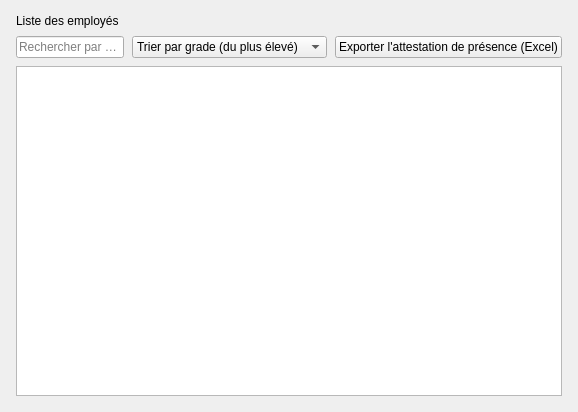
                   <widget class="QFrame" name="frmListeEmpl">
                    <property name="panel" stdset="0">
                     <bool>true</bool>
                    </property>
                    <layout class="QVBoxLayout" name="lay46">
                     <property name="spacing">
                      <number>8</number>
                     </property>
                     <property name="leftMargin">
                      <number>16</number>
                     </property>
                     <property name="topMargin">
                      <number>14</number>
                     </property>
                     <property name="rightMargin">
                      <number>16</number>
                     </property>
                     <property name="bottomMargin">
                      <number>16</number>
                     </property>
                     <item>
                      <widget class="QLabel" name="lblTitreListeEmpl">
                       <property name="text">
                        <string>Liste des employés</string>
                       </property>
                       <property name="h2" stdset="0">
                        <bool>true</bool>
                       </property>
                      </widget>
                     </item>
                     <item>
                      <layout class="QHBoxLayout" name="lay45" stretch="2,2,3">
                       <property name="spacing">
                        <number>8</number>
                       </property>
                       <item>
                        <widget class="QLineEdit" name="txtRechercheEmpl">
                         <property name="placeholderText">
                          <string>Rechercher par nom</string>
                         </property>
                        </widget>
                       </item>
                       <item>
                        <widget class="QComboBox" name="cmbTriEmpl">
                         <item>
                          <property name="text">
                           <string>Trier par grade (du plus élevé)</string>
                          </property>
                         </item>
                         <item>
                          <property name="text">
                           <string>Trier par grade (du plus bas)</string>
                          </property>
                         </item>
                        </widget>
                       </item>
                       <item>
                        <widget class="QPushButton" name="btnExporterEmpl">
                         <property name="text">
                          <string>Exporter l'attestation de présence (Excel)</string>
                         </property>
                        </widget>
                       </item>
                      </layout>
                     </item>
                     <item>
                      <widget class="QTableWidget" name="tblEmpl">
                       <property name="minimumSize">
                        <size>
                         <width>300</width>
                         <height>330</height>
                        </size>
                       </property>
                      </widget>
                     </item>
                    </layout>
                   </widget>
